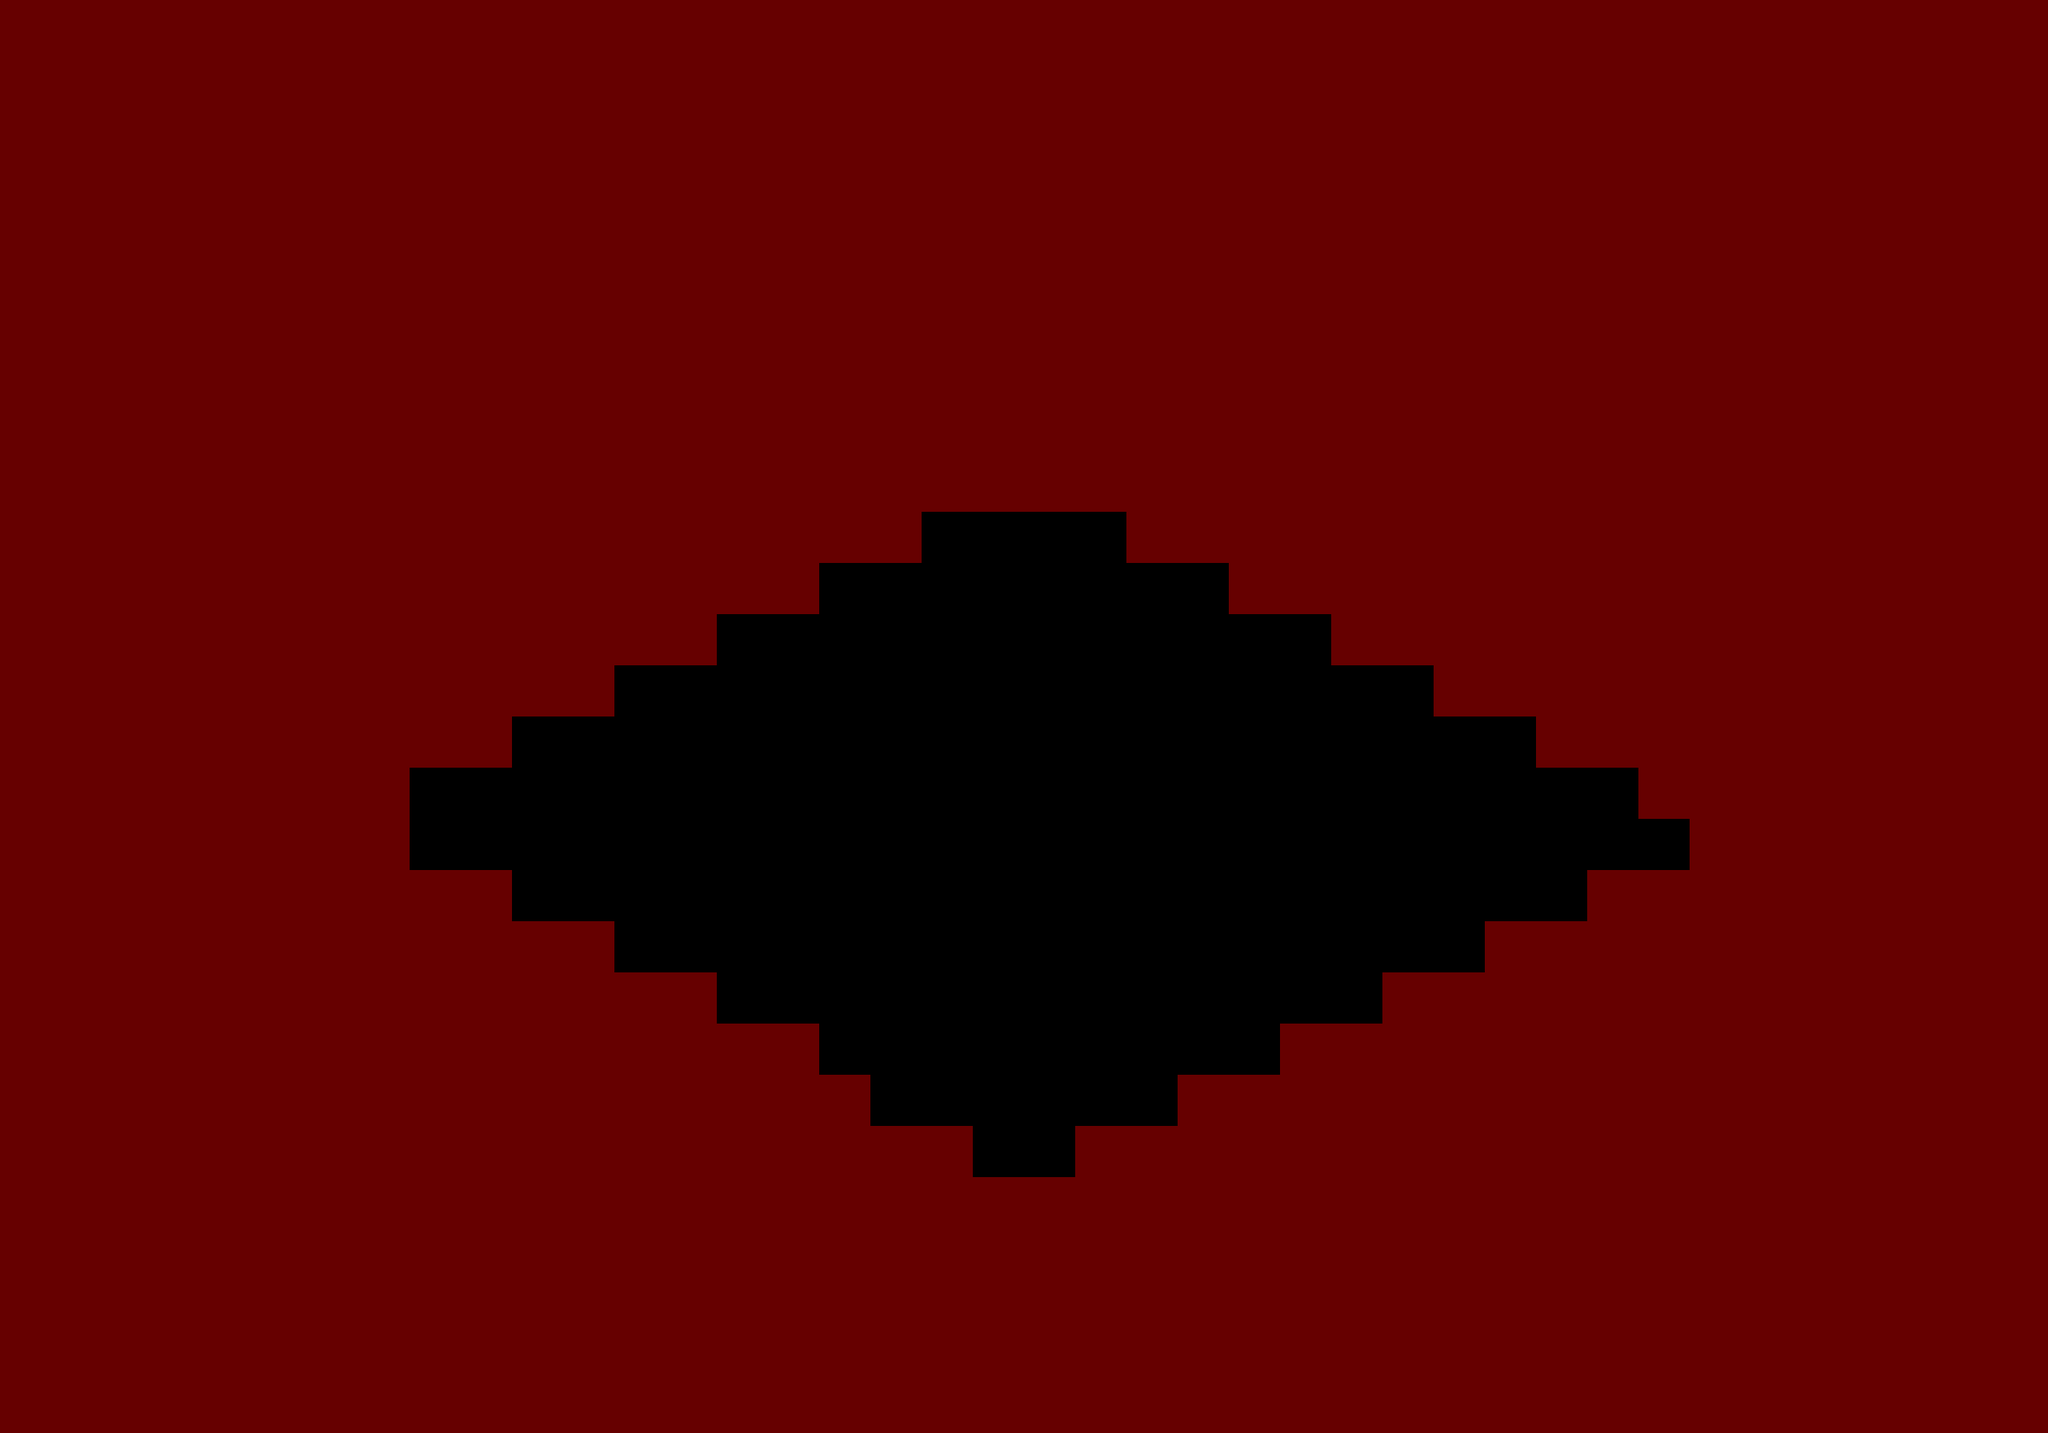

The image is a tile-based game level rendered from a .tmx file. Its description and complete source (layers, tilesets, objects, tile grids) follow:
An orthogonal 40x28 tile map with 64x64 px tiles, 1 tile layer (碰撞（红色）), 2 tilesets.

<map version="1.0" tiledversion="1.1.6" orientation="orthogonal" renderorder="left-up" width="40" height="28" tilewidth="64" tileheight="64" infinite="0" nextobjectid="1"><tileset firstgid="1" name="tile_res" tilewidth="64" tileheight="64" tilecount="2" columns="2"><image source="../misc/tile_res.png" width="128" height="64" /></tileset><tileset firstgid="3" name="tile_res" tilewidth="64" tileheight="64" tilecount="2" columns="2"><image source="../misc/tile_res.png" width="128" height="64" /></tileset><imagelayer name="背景"><image source="mdata.jpg" width="2560" height="1792" /></imagelayer><layer name="碰撞（红色）" width="40" height="28"><data encoding="csv">1,1,1,1,1,1,1,1,1,1,1,1,1,1,1,1,1,1,1,1,1,1,1,1,1,1,1,1,1,1,1,1,1,1,1,1,1,1,1,1,1,1,1,1,1,1,1,1,1,1,1,1,1,1,1,1,1,1,1,1,1,1,1,1,1,1,1,1,1,1,1,1,1,1,1,1,1,1,1,1,1,1,1,1,1,1,1,1,1,1,1,1,1,1,1,1,1,1,1,1,1,1,1,1,1,1,1,1,1,1,1,1,1,1,1,1,1,1,1,1,1,1,1,1,1,1,1,1,1,1,1,1,1,1,1,1,1,1,1,1,1,1,1,1,1,1,1,1,1,1,1,1,1,1,1,1,1,1,1,1,1,1,1,1,1,1,1,1,1,1,1,1,1,1,1,1,1,1,1,1,1,1,1,1,1,1,1,1,1,1,1,1,1,1,1,1,1,1,1,1,1,1,1,1,1,1,1,1,1,1,1,1,1,1,1,1,1,1,1,1,1,1,1,1,1,1,1,1,1,1,1,1,1,1,1,1,1,1,1,1,1,1,1,1,1,1,1,1,1,1,1,1,1,1,1,1,1,1,1,1,1,1,1,1,1,1,1,1,1,1,1,1,1,1,1,1,1,1,1,1,1,1,1,1,1,1,1,1,1,1,1,1,1,1,1,1,1,1,1,1,1,1,1,1,1,1,1,1,1,1,1,1,1,1,1,1,1,1,1,1,1,1,1,1,1,1,1,1,1,1,1,1,1,1,1,1,1,1,1,1,1,1,1,1,1,1,1,1,1,1,1,1,1,1,1,1,1,1,1,1,1,1,1,1,1,1,1,1,1,1,1,1,1,1,1,1,1,1,1,1,1,1,1,1,1,1,1,1,1,1,1,1,1,1,1,1,1,1,1,1,1,1,1,1,1,1,1,1,1,1,1,1,1,1,1,1,1,1,0,0,0,0,1,1,1,1,1,1,1,1,1,1,1,1,1,1,1,1,1,1,1,1,1,1,1,1,1,1,1,1,1,1,1,1,1,1,0,0,0,0,0,0,0,0,1,1,1,1,1,1,1,1,1,1,1,1,1,1,1,1,1,1,1,1,1,1,1,1,1,1,1,1,1,1,0,0,0,0,0,0,0,0,0,0,0,0,1,1,1,1,1,1,1,1,1,1,1,1,1,1,1,1,1,1,1,1,1,1,1,1,1,1,0,0,0,0,0,0,0,0,0,0,0,0,0,0,0,0,1,1,1,1,1,1,1,1,1,1,1,1,1,1,1,1,1,1,1,1,1,1,0,0,0,0,0,0,0,0,0,0,0,0,0,0,0,0,0,0,0,0,1,1,1,1,1,1,1,1,1,1,1,1,1,1,1,1,1,1,0,0,0,0,0,0,0,0,0,0,0,0,0,0,0,0,0,0,0,0,0,0,0,0,1,1,1,1,1,1,1,1,1,1,1,1,1,1,1,1,0,0,0,0,0,0,0,0,0,0,0,0,0,0,0,0,0,0,0,0,0,0,0,0,0,1,1,1,1,1,1,1,1,1,1,1,1,1,1,1,1,1,0,0,0,0,0,0,0,0,0,0,0,0,0,0,0,0,0,0,0,0,0,1,1,1,1,1,1,1,1,1,1,1,1,1,1,1,1,1,1,1,1,1,0,0,0,0,0,0,0,0,0,0,0,0,0,0,0,0,0,1,1,1,1,1,1,1,1,1,1,1,1,1,1,1,1,1,1,1,1,1,1,1,1,1,0,0,0,0,0,0,0,0,0,0,0,0,0,1,1,1,1,1,1,1,1,1,1,1,1,1,1,1,1,1,1,1,1,1,1,1,1,1,1,1,1,1,0,0,0,0,0,0,0,0,0,1,1,1,1,1,1,1,1,1,1,1,1,1,1,1,1,1,1,1,1,1,1,1,1,1,1,1,1,1,1,1,1,0,0,0,0,0,0,1,1,1,1,1,1,1,1,1,1,1,1,1,1,1,1,1,1,1,1,1,1,1,1,1,1,1,1,1,1,1,1,1,1,1,1,0,0,1,1,1,1,1,1,1,1,1,1,1,1,1,1,1,1,1,1,1,1,1,1,1,1,1,1,1,1,1,1,1,1,1,1,1,1,1,1,1,1,1,1,1,1,1,1,1,1,1,1,1,1,1,1,1,1,1,1,1,1,1,1,1,1,1,1,1,1,1,1,1,1,1,1,1,1,1,1,1,1,1,1,1,1,1,1,1,1,1,1,1,1,1,1,1,1,1,1,1,1,1,1,1,1,1,1,1,1,1,1,1,1,1,1,1,1,1,1,1,1,1,1,1,1,1,1,1,1,1,1,1,1,1,1,1,1,1,1,1,1,1,1,1,1,1,1,1,1,1,1,1,1,1,1,1,1,1,1,1,1,1,1,1,1,1,1,1,1,1,1,1,1,1,1,1,1,1,1,1,1,1,1,1,1,1,1,1,1,1,1,1,1,1,1,1,1,1,1,1,1,1,1,1,1,1,1,1,1,1,1,1,1,1,1,1,1,1,1,1</data></layer></map>
